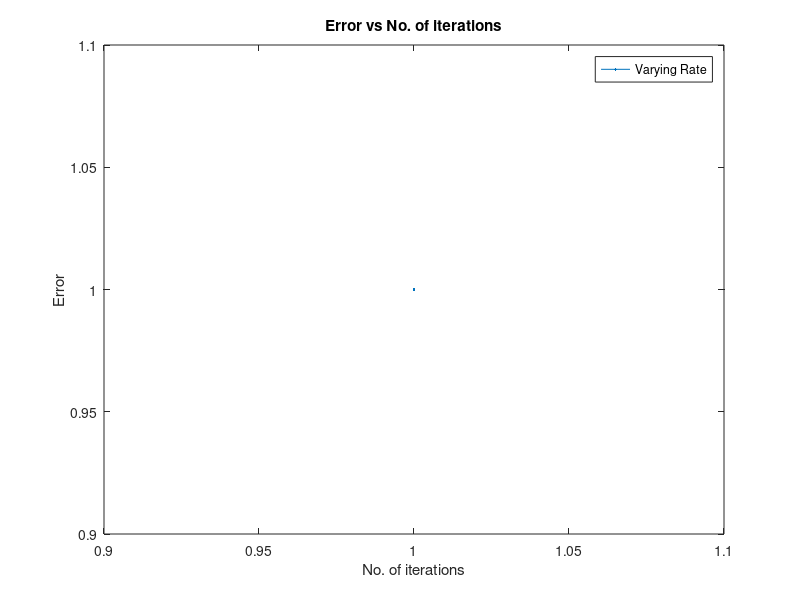

The MATLAB script that drew this image:
%f=@(x)  x^3-5*x+1
f=@(x)  x^3-25;
%f=@(x)  x^(2.71828*x)-cos(x)
a= input("Enter first limit : ");
b= input("Enter second limit : ");
tol= input("Enter tolerance value : ");
i=1;
error(1)=1;
if (f(a)*f(b)>0)
    fprintf("Limits doesn't satistfy the condition \n");
else
    while (error(i)>tol)
        c = (a+b)/2;
        if(f(c)==0)
            fprintf("The smallest positive value of root is %.3f ",c);
            break;
        end
        if(f(a)*f(c)<0)
            b=c;
        elseif(f(a)*f(c)>0) 
            a=c;
        end
        error(i+1) = abs(f(c)); 
        i=i+1;
    end
    fprintf("The smallest positive value of root is %.3f\n ",c);
end
j= 1:i;
plot(j,error);
xlabel("No. of iterations");
ylabel("Error");
title("Error vs No. of iterations");
legend("Varying Rate");